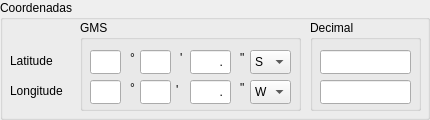
<?xml version="1.0" encoding="UTF-8"?>
<ui version="4.0">
 <class>gbcoordinates</class>
 <widget class="QGroupBox" name="gbcoordinates">
  <property name="geometry">
   <rect>
    <x>0</x>
    <y>0</y>
    <width>430</width>
    <height>120</height>
   </rect>
  </property>
  <property name="windowTitle">
   <string>GroupBox</string>
  </property>
  <property name="title">
   <string>Coordenadas</string>
  </property>
  <widget class="QGroupBox" name="groupBox">
   <property name="geometry">
    <rect>
     <x>80</x>
     <y>20</y>
     <width>221</width>
     <height>91</height>
    </rect>
   </property>
   <property name="title">
    <string>GMS</string>
   </property>
   <widget class="QComboBox" name="comboLon">
    <property name="geometry">
     <rect>
      <x>170</x>
      <y>60</y>
      <width>41</width>
      <height>24</height>
     </rect>
    </property>
    <property name="focusPolicy">
     <enum>Qt::NoFocus</enum>
    </property>
    <item>
     <property name="text">
      <string>W</string>
     </property>
    </item>
    <item>
     <property name="text">
      <string>E</string>
     </property>
    </item>
   </widget>
   <widget class="QLineEdit" name="latgr">
    <property name="geometry">
     <rect>
      <x>10</x>
      <y>30</y>
      <width>31</width>
      <height>24</height>
     </rect>
    </property>
    <property name="sizePolicy">
     <sizepolicy hsizetype="Fixed" vsizetype="Fixed">
      <horstretch>0</horstretch>
      <verstretch>0</verstretch>
     </sizepolicy>
    </property>
    <property name="focusPolicy">
     <enum>Qt::StrongFocus</enum>
    </property>
    <property name="layoutDirection">
     <enum>Qt::LeftToRight</enum>
    </property>
    <property name="inputMethodHints">
     <set>Qt::ImhDigitsOnly</set>
    </property>
    <property name="inputMask">
     <string>99</string>
    </property>
    <property name="maxLength">
     <number>2</number>
    </property>
    <property name="alignment">
     <set>Qt::AlignRight|Qt::AlignTrailing|Qt::AlignVCenter</set>
    </property>
    <property name="cursorMoveStyle">
     <enum>Qt::LogicalMoveStyle</enum>
    </property>
   </widget>
   <widget class="QLabel" name="grlatlabel">
    <property name="geometry">
     <rect>
      <x>50</x>
      <y>30</y>
      <width>16</width>
      <height>16</height>
     </rect>
    </property>
    <property name="text">
     <string>°</string>
    </property>
   </widget>
   <widget class="QLabel" name="minlatlabel">
    <property name="geometry">
     <rect>
      <x>100</x>
      <y>30</y>
      <width>16</width>
      <height>16</height>
     </rect>
    </property>
    <property name="text">
     <string>'</string>
    </property>
   </widget>
   <widget class="QLabel" name="grlonlabel">
    <property name="geometry">
     <rect>
      <x>50</x>
      <y>60</y>
      <width>16</width>
      <height>16</height>
     </rect>
    </property>
    <property name="text">
     <string>°</string>
    </property>
   </widget>
   <widget class="QLineEdit" name="latseg">
    <property name="geometry">
     <rect>
      <x>110</x>
      <y>30</y>
      <width>41</width>
      <height>24</height>
     </rect>
    </property>
    <property name="sizePolicy">
     <sizepolicy hsizetype="Fixed" vsizetype="Fixed">
      <horstretch>0</horstretch>
      <verstretch>0</verstretch>
     </sizepolicy>
    </property>
    <property name="focusPolicy">
     <enum>Qt::StrongFocus</enum>
    </property>
    <property name="layoutDirection">
     <enum>Qt::LeftToRight</enum>
    </property>
    <property name="inputMethodHints">
     <set>Qt::ImhDigitsOnly</set>
    </property>
    <property name="inputMask">
     <string>99.9</string>
    </property>
    <property name="maxLength">
     <number>4</number>
    </property>
    <property name="alignment">
     <set>Qt::AlignRight|Qt::AlignTrailing|Qt::AlignVCenter</set>
    </property>
    <property name="cursorMoveStyle">
     <enum>Qt::LogicalMoveStyle</enum>
    </property>
   </widget>
   <widget class="QLineEdit" name="latmin">
    <property name="geometry">
     <rect>
      <x>60</x>
      <y>30</y>
      <width>31</width>
      <height>24</height>
     </rect>
    </property>
    <property name="sizePolicy">
     <sizepolicy hsizetype="Fixed" vsizetype="Fixed">
      <horstretch>0</horstretch>
      <verstretch>0</verstretch>
     </sizepolicy>
    </property>
    <property name="focusPolicy">
     <enum>Qt::StrongFocus</enum>
    </property>
    <property name="layoutDirection">
     <enum>Qt::LeftToRight</enum>
    </property>
    <property name="inputMethodHints">
     <set>Qt::ImhDigitsOnly</set>
    </property>
    <property name="inputMask">
     <string>99</string>
    </property>
    <property name="maxLength">
     <number>2</number>
    </property>
    <property name="alignment">
     <set>Qt::AlignRight|Qt::AlignTrailing|Qt::AlignVCenter</set>
    </property>
    <property name="cursorMoveStyle">
     <enum>Qt::LogicalMoveStyle</enum>
    </property>
   </widget>
   <widget class="QLineEdit" name="longr">
    <property name="geometry">
     <rect>
      <x>10</x>
      <y>60</y>
      <width>31</width>
      <height>24</height>
     </rect>
    </property>
    <property name="sizePolicy">
     <sizepolicy hsizetype="Fixed" vsizetype="Fixed">
      <horstretch>0</horstretch>
      <verstretch>0</verstretch>
     </sizepolicy>
    </property>
    <property name="focusPolicy">
     <enum>Qt::StrongFocus</enum>
    </property>
    <property name="layoutDirection">
     <enum>Qt::LeftToRight</enum>
    </property>
    <property name="inputMethodHints">
     <set>Qt::ImhDigitsOnly</set>
    </property>
    <property name="inputMask">
     <string>99</string>
    </property>
    <property name="maxLength">
     <number>2</number>
    </property>
    <property name="alignment">
     <set>Qt::AlignRight|Qt::AlignTrailing|Qt::AlignVCenter</set>
    </property>
    <property name="cursorMoveStyle">
     <enum>Qt::LogicalMoveStyle</enum>
    </property>
   </widget>
   <widget class="QLineEdit" name="lonmin">
    <property name="geometry">
     <rect>
      <x>60</x>
      <y>60</y>
      <width>31</width>
      <height>24</height>
     </rect>
    </property>
    <property name="sizePolicy">
     <sizepolicy hsizetype="Fixed" vsizetype="Fixed">
      <horstretch>0</horstretch>
      <verstretch>0</verstretch>
     </sizepolicy>
    </property>
    <property name="focusPolicy">
     <enum>Qt::StrongFocus</enum>
    </property>
    <property name="layoutDirection">
     <enum>Qt::LeftToRight</enum>
    </property>
    <property name="inputMethodHints">
     <set>Qt::ImhDigitsOnly</set>
    </property>
    <property name="inputMask">
     <string>99</string>
    </property>
    <property name="maxLength">
     <number>2</number>
    </property>
    <property name="alignment">
     <set>Qt::AlignRight|Qt::AlignTrailing|Qt::AlignVCenter</set>
    </property>
    <property name="cursorMoveStyle">
     <enum>Qt::LogicalMoveStyle</enum>
    </property>
   </widget>
   <widget class="QLabel" name="seglatlabel">
    <property name="geometry">
     <rect>
      <x>160</x>
      <y>30</y>
      <width>16</width>
      <height>16</height>
     </rect>
    </property>
    <property name="text">
     <string>&quot;</string>
    </property>
   </widget>
   <widget class="QLabel" name="minlonlabel">
    <property name="geometry">
     <rect>
      <x>96</x>
      <y>60</y>
      <width>20</width>
      <height>20</height>
     </rect>
    </property>
    <property name="text">
     <string>'</string>
    </property>
   </widget>
   <widget class="QLineEdit" name="lonseg">
    <property name="geometry">
     <rect>
      <x>110</x>
      <y>60</y>
      <width>41</width>
      <height>24</height>
     </rect>
    </property>
    <property name="sizePolicy">
     <sizepolicy hsizetype="Fixed" vsizetype="Fixed">
      <horstretch>0</horstretch>
      <verstretch>0</verstretch>
     </sizepolicy>
    </property>
    <property name="focusPolicy">
     <enum>Qt::StrongFocus</enum>
    </property>
    <property name="layoutDirection">
     <enum>Qt::LeftToRight</enum>
    </property>
    <property name="inputMethodHints">
     <set>Qt::ImhDigitsOnly</set>
    </property>
    <property name="inputMask">
     <string>99.9</string>
    </property>
    <property name="maxLength">
     <number>4</number>
    </property>
    <property name="alignment">
     <set>Qt::AlignRight|Qt::AlignTrailing|Qt::AlignVCenter</set>
    </property>
    <property name="cursorMoveStyle">
     <enum>Qt::LogicalMoveStyle</enum>
    </property>
   </widget>
   <widget class="QComboBox" name="comboLat">
    <property name="geometry">
     <rect>
      <x>170</x>
      <y>30</y>
      <width>41</width>
      <height>24</height>
     </rect>
    </property>
    <property name="focusPolicy">
     <enum>Qt::NoFocus</enum>
    </property>
    <item>
     <property name="text">
      <string>S</string>
     </property>
    </item>
    <item>
     <property name="text">
      <string>N</string>
     </property>
    </item>
   </widget>
   <widget class="QLabel" name="setlonlabel">
    <property name="geometry">
     <rect>
      <x>160</x>
      <y>60</y>
      <width>16</width>
      <height>16</height>
     </rect>
    </property>
    <property name="text">
     <string>&quot;</string>
    </property>
   </widget>
  </widget>
  <widget class="QGroupBox" name="groupBox_2">
   <property name="geometry">
    <rect>
     <x>310</x>
     <y>20</y>
     <width>111</width>
     <height>91</height>
    </rect>
   </property>
   <property name="title">
    <string>Decimal</string>
   </property>
   <widget class="QLineEdit" name="dlat">
    <property name="geometry">
     <rect>
      <x>10</x>
      <y>30</y>
      <width>91</width>
      <height>24</height>
     </rect>
    </property>
    <property name="sizePolicy">
     <sizepolicy hsizetype="Fixed" vsizetype="Fixed">
      <horstretch>0</horstretch>
      <verstretch>0</verstretch>
     </sizepolicy>
    </property>
    <property name="focusPolicy">
     <enum>Qt::StrongFocus</enum>
    </property>
    <property name="layoutDirection">
     <enum>Qt::LeftToRight</enum>
    </property>
    <property name="inputMethodHints">
     <set>Qt::ImhDigitsOnly</set>
    </property>
    <property name="inputMask">
     <string/>
    </property>
    <property name="maxLength">
     <number>12</number>
    </property>
    <property name="alignment">
     <set>Qt::AlignRight|Qt::AlignTrailing|Qt::AlignVCenter</set>
    </property>
    <property name="cursorMoveStyle">
     <enum>Qt::LogicalMoveStyle</enum>
    </property>
   </widget>
   <widget class="QLineEdit" name="dlon">
    <property name="geometry">
     <rect>
      <x>10</x>
      <y>60</y>
      <width>91</width>
      <height>24</height>
     </rect>
    </property>
    <property name="sizePolicy">
     <sizepolicy hsizetype="Fixed" vsizetype="Fixed">
      <horstretch>0</horstretch>
      <verstretch>0</verstretch>
     </sizepolicy>
    </property>
    <property name="focusPolicy">
     <enum>Qt::StrongFocus</enum>
    </property>
    <property name="layoutDirection">
     <enum>Qt::LeftToRight</enum>
    </property>
    <property name="inputMethodHints">
     <set>Qt::ImhDigitsOnly</set>
    </property>
    <property name="inputMask">
     <string/>
    </property>
    <property name="maxLength">
     <number>12</number>
    </property>
    <property name="alignment">
     <set>Qt::AlignRight|Qt::AlignTrailing|Qt::AlignVCenter</set>
    </property>
    <property name="cursorMoveStyle">
     <enum>Qt::LogicalMoveStyle</enum>
    </property>
   </widget>
  </widget>
  <widget class="QLabel" name="label_lat">
   <property name="geometry">
    <rect>
     <x>10</x>
     <y>50</y>
     <width>57</width>
     <height>21</height>
    </rect>
   </property>
   <property name="text">
    <string>Latitude</string>
   </property>
  </widget>
  <widget class="QLabel" name="label_lon">
   <property name="geometry">
    <rect>
     <x>10</x>
     <y>80</y>
     <width>71</width>
     <height>21</height>
    </rect>
   </property>
   <property name="text">
    <string>Longitude</string>
   </property>
  </widget>
 </widget>
 <tabstops>
  <tabstop>latgr</tabstop>
  <tabstop>latmin</tabstop>
  <tabstop>latseg</tabstop>
  <tabstop>longr</tabstop>
  <tabstop>lonmin</tabstop>
  <tabstop>lonseg</tabstop>
  <tabstop>comboLat</tabstop>
  <tabstop>comboLon</tabstop>
 </tabstops>
 <resources/>
 <connections/>
</ui>
